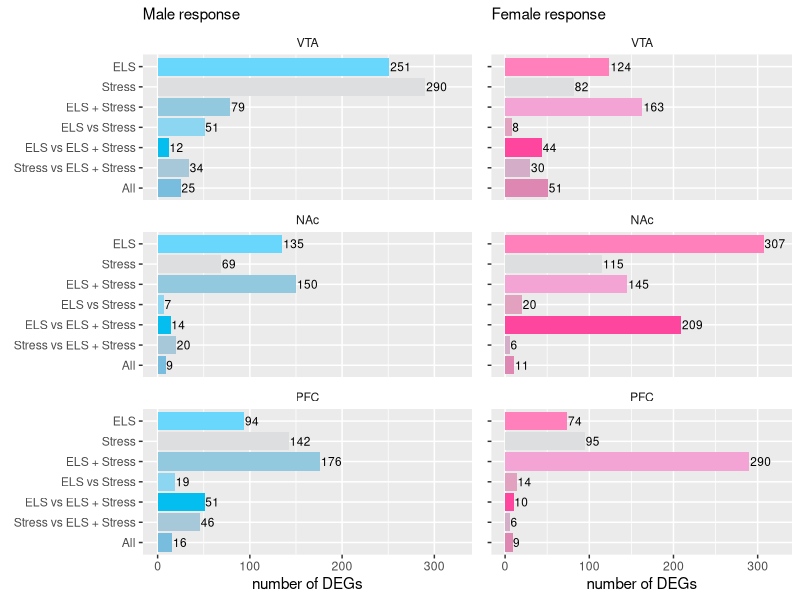

Reproduce this figure in R.
## ---- chunk 1
library(ggplot2)
library(dplyr)
library(cowplot)

knitr::opts_chunk$set(fig.path = './')
## ---- chunk 2
fig1venn <- read.csv("fig1venn.csv")
summary(fig1venn)

fig1venn$region <- factor(fig1venn$region, levels = c("VTA", "NAc", "PFC")) 
fig1venn$group <- factor(fig1venn$group, levels = c("All" ,  
                                                       "Stress vs ELS + Stress",
                                                       "ELS vs ELS + Stress" ,
                                                       "ELS vs Stress",
                                                       "ELS + Stress",
                                                       "Stress",
                                                       "ELS" 
                                                       ))


males <- fig1venn %>% filter(sex == "male") %>% droplevels()
females <- fig1venn %>% filter(sex == "female") %>% droplevels()


m <- ggplot(data=males, aes(x=group, y = number,  fill = group)) + 
  geom_bar(stat="identity")  + 
  coord_flip() + 
  facet_wrap(~region, nrow = 3) +
  scale_x_discrete(drop=FALSE)+
  scale_y_continuous(limits=c(0, 325)) +
  scale_fill_manual(values = c("All" = "#79BDDE",  
                                "Stress vs ELS + Stress" = "#A7C8D9",
                                "ELS vs ELS + Stress" = "#03BEEE" ,
                                "ELS vs Stress" = "#8DD6F2",
                                "ELS + Stress" = "#92C9DE",
                                "Stress" = "#DDDEE0",
                                "ELS" = "#69D7FC" )) +
  geom_text(aes(label=number),size=3, hjust = -0.05) +
  guides(fill = guide_legend(reverse = TRUE)) +
  theme(legend.title = element_blank(),
        legend.position = "none",
        strip.background = element_rect( fill="white")) +
  labs(subtitle = "Male response",
       x = NULL, y = "number of DEGs") 


f <- ggplot(data=females, aes(x=group, y = number,  fill = group)) + 
  geom_bar(stat="identity")  + 
  coord_flip() + 
  facet_wrap(~region, nrow = 3) +
  scale_x_discrete(drop=FALSE)+
  scale_y_continuous(limits=c(0, 325)) +
  scale_fill_manual(values = c("All" = "#DE87B3",  
                                "Stress vs ELS + Stress" = "#D4AEC9",
                                "ELS vs ELS + Stress" = "#FF469F" ,
                                "ELS vs Stress" = "#E2A1BF",
                                "ELS + Stress" = "#F3A4D5",
                                "Stress" = "#DDDEE0",
                                "ELS" = "#FF80BB" )) +
  geom_text(aes(label=number),size=3, hjust = -0.05) +
  guides(fill = guide_legend(reverse = TRUE)) +
  theme(legend.title = element_blank(),
        legend.position = "none",
        axis.text.y=element_blank(),
        strip.background = element_rect( fill="white")) +
  labs(subtitle = "Female response",
       x = NULL, y = "number of DEGs") 


plot_grid(m,f, nrow = 1, rel_widths = c(0.6,0.4))
